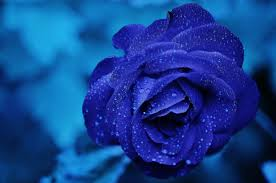
//> input picture TP1/test.jpeg, 276 x 183 px
$ ./damiers test.jpeg out.png   (built with g++ and OpenCV 4)
//> lines starting //> are read from the running program, lines starting //| are printed output that depends on the picture; after the words box and inside, x2 and y2 are one past the last pixel; in counts of white or black regions, pixels touching at a corner belong together
    #include <iostream>
    #include <opencv2/opencv.hpp>
	#include <stdio.h>
	using namespace std;

struct My { // Structure pour les données de la trackbar
    cv::Mat img, res, inv; // Image source, résultat et inverse
    int flag;
    int seuil;
};

void dessine_carre (int x, int y, My * data) // Dessin du carré par clic souris où (x,y) est la position en haut à gauche du carré
{
    if (data->img.type() != CV_8UC3) { // Si le format n'est pas géré, erreur
        std::cout << __func__ << ": format non géré :" << data->img.type() << std::endl;
        return;
    }

    int y1 = y;
    int x1 = x;
    int y2 = y + data->seuil ; if (y2 > data->img.rows) y2 = data->img.rows; // Si on est sur un bord (A droite ou en bas)
    int x2 = x + data->seuil ; if (x2 > data->img.cols) x2 = data->img.cols;

	if (data->flag != 2) { // Dessins de carrés blancs
		for (int y = y1; y < y2; y++) // Accès au pixels et modifications
		for (int x = x1; x < x2; x++) {
		    data->res.at<cv::Vec3b>(y,x)[0] = 255;
		    data->res.at<cv::Vec3b>(y,x)[1] = 255;
		    data->res.at<cv::Vec3b>(y,x)[2] = 255;
		}
	}
	else { // Dessins avec l'image donnée en arguments
		for (int y = y1; y < y2; y++) // Accès au pixels et modifications
		for (int x = x1; x < x2; x++) {
		    data->res.at<cv::Vec3b>(y,x)[0] = data->inv.at<cv::Vec3b>(y,x)[0];
		    data->res.at<cv::Vec3b>(y,x)[1] = data->inv.at<cv::Vec3b>(y,x)[1];
		    data->res.at<cv::Vec3b>(y,x)[2] = data->inv.at<cv::Vec3b>(y,x)[2];
		}
	}
}

void onTrackbarSlide (int pos, void * data) // Callback de la trackbar
{
    My *my = (My *) data;
	my->res = my->img.clone();
	my->seuil = (!my->seuil)? 1 : my->seuil; // Gestion du cas my->seuil = 0
	int aux = 0;

    for (int y = 0; y < my->img.rows; y += my->seuil) // Parcours par saut de seuil (Morceaux de carré à la fin)
	{
    	for (int x = aux; x < my->img.cols; x += my->seuil*2)
		{
			dessine_carre (x, y, my);
		}
		aux = my->seuil - aux ; // Inversion à chaque ligne
	}
	cv::imshow ("Example1", my->res);
}

void inverse(cv::Mat &img)
{
    if (img.type() != CV_8UC3) { // Si le format est utilisable dans notre cas
        std::cout << __func__ << ": format non géré :" << img.type() << std::endl;
        return;
    }

    for (int y = 0; y < img.rows; y++) // Parcours les lignes et des colonnes
	{
    	for (int x = 0; x < img.cols; x++)
		{
			img.at<cv::Vec3b>(y,x)[0] = 255 - img.at<cv::Vec3b>(y,x)[0]; // Inversion des pixels
        	img.at<cv::Vec3b>(y,x)[1] = 255 - img.at<cv::Vec3b>(y,x)[1];
        	img.at<cv::Vec3b>(y,x)[2] = 255 - img.at<cv::Vec3b>(y,x)[2];
		}
	}
}


int main (int argc, char**argv)
{
	// Si erreur d'arguments -----------------------------------------

    if (argc-1 != 2) {
        std::cout << "Usage: " << argv[0] << " image1 image2" << std::endl;
        return 1;
    }

	// Chargement des 3 images ----------------------------------------

	cv::Mat src = cv::imread (argv[1], cv::IMREAD_COLOR); // Image de base
//> src is the input picture: 183 rows x 276 cols, CV_8UC3; mean B, G, R 144.6, 64.9, 19.3
	cv::Mat inv = src.clone(); // Image inverse
	inverse(inv);
//> after the loop in inverse, `for (int y = 0; y < img.rows; y++)`:
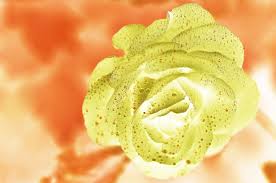
//> img: 183 rows x 276 cols, CV_8UC3; mean B, G, R 110.4, 190.1, 235.7
	cv::Mat blanc = cv::Mat(src.rows, src.cols, CV_8UC3, cv::Scalar(0,0,0)); // Image blanche


	// Initalisation structure ----------------------------------------

	My my;
	my.seuil = 50; // Carré de base
	my.flag = 0; // Première actualisation
    my.img = blanc.clone();
	my.inv = inv.clone();

	// Si erreur de lecture ------------------------------------------

    if (my.img.empty()) {
        std::cout << "Erreur de lecture" << std::endl;
        return 1;
    }

	// Initialisation fenêtre -----------------------------------------

    cv::namedWindow ("Example1", cv::WINDOW_AUTOSIZE);
	cv::createTrackbar ("Seuil", "Example1", &my.seuil, 100, onTrackbarSlide, &my); // Trackbar


	// Affichage interactif -------------------------------------------

    std::cout << "Pressez une touche dans l'image pour quitter." << std::endl;
	onTrackbarSlide (my.seuil, &my); // Image de base
//> in onTrackbarSlide, `cv::imshow ("Example1", my->res);`:
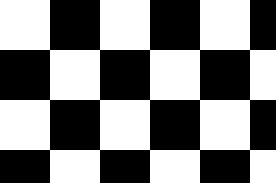
//> window 'Example1': 183 rows x 276 cols, CV_8UC3; 50.4% white; 1 black region, box (x1, y1, x2, y2) and area: (0, 0, 276, 183) 25050

	for (;;) {
		int key = cv::waitKey (150); // Timeout pour détecter changements flags
//> the Esc key is pressed
		if (key < 0) continue; // Aucune touche pressée
		key &= 255;  // Pour comparer avec un char (Comparaison bit à bit)
		if (key == 27) break;

		if (key == ' '){
			std::cout << "Touche espace" << std::endl;
		    my.flag = (my.flag+1)%3; // Le flag varie entre 0 et 2
			if (my.flag == 0) {my.img = blanc.clone(); onTrackbarSlide (my.seuil, &my);} // L'image à traiter est l'image blanche
			if (my.flag == 1) {my.img = src.clone(); onTrackbarSlide (my.seuil, &my);} // L'image à traiter est l'image source
			if (my.flag == 2) {onTrackbarSlide (my.seuil, &my);} // L'image à traiter est encore l'image source mais avec un damier de l'image inverse (traité dans la callback)
		}
		else
		{
		    std::cout << "Touche '" << char(key) << "'" << std::endl;
		}
	}

	// Enregistrement -------------------------------------------------

	if (! cv::imwrite (argv[2], my.res))
	     std::cout << "Erreur d'enregistrement" << std::endl;
	else std::cout << "Enregistrement effectué" << std::endl;

    return 0;
}
